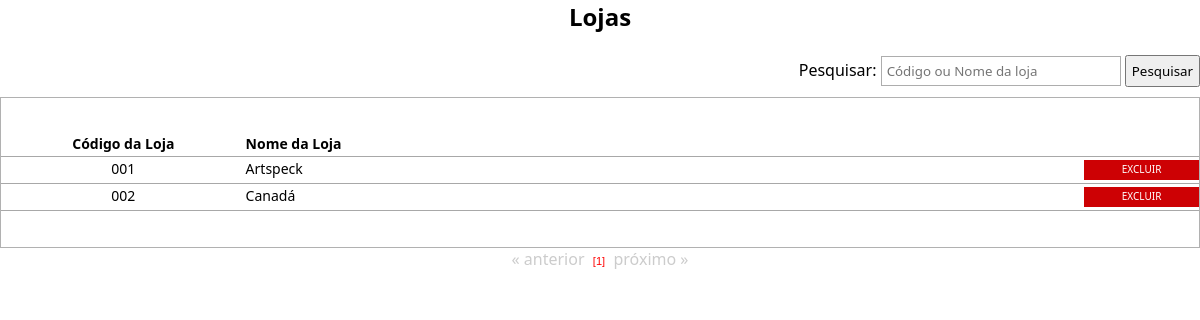
Before: /visualiza_loja.php with the older database file.
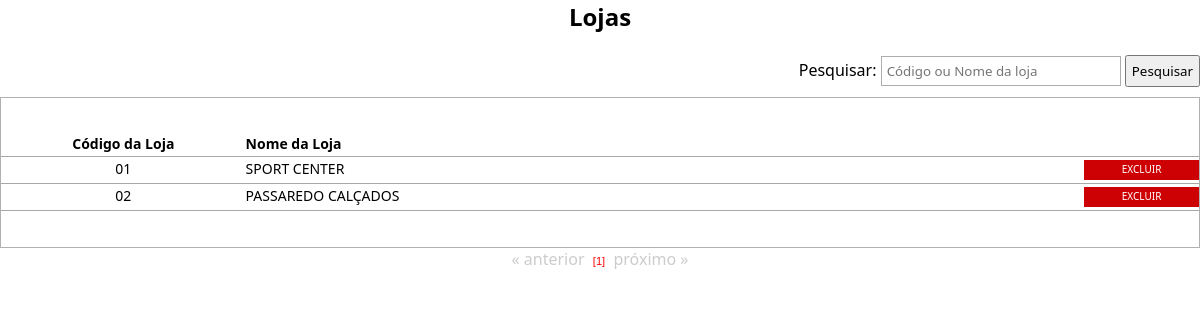
After: the same page with the newer database file.
### tables this page shows
CREATE TABLE `lojas` (
  `id_lojas` int(10) unsigned NOT NULL AUTO_INCREMENT,
  `cod_loja` varchar(5) DEFAULT NULL,
  `nome_loja` varchar(100) DEFAULT NULL,
  `fone_loja` varchar(15) NOT NULL,
  `nome_gerente` varchar(100) DEFAULT NULL,
  `end_loja` varchar(200) DEFAULT NULL,
  PRIMARY KEY (`id_lojas`)
);

### processos/database.php (called while the page is built, shortened)
<?php
function DBRead ($table, $params = null, $fields = '*') {
	$params = ($params) ? " {$params}" : null;
		$query = "SELECT {$fields} FROM {$table}{$params}";
		$result = DBExecute($query);
		if (!mysqli_num_rows($result))
			return false;
		else {
			while ($res = mysqli_fetch_assoc($result)) {
				$data[] = $res;
			}
			return $data;
		}
}
function DBExecute($query){
	$link = DBConnect();
	$result = @mysqli_query($link, $query) or die (mysqli_error($link));
	return $result;
}
?>

### visualiza_loja.php (the view, shortened to what this page needs)
<!doctype html>
<html>
<head>
<link href="css/style.css" rel="stylesheet" type="text/css">
<link href="css/style.css" rel="stylesheet" type="text/css">
<link rel="stylesheet" href="css/menu.css">
</head>
<body>
<center><h2> Lojas</h2></center>
<br />
<table width="100%" border="0" cellpadding="0" cellspacing="0" style="margin-bottom: 10px;">
	<tr>
		<td align="right">
        <?php
		require 'processos/database.php';
		?>
          <form  action="<?php echo htmlspecialchars($_SERVER["PHP_SELF"]);?>" method="post">
			Pesquisar: <input type="text" name="pesquisar" placeholder="Código ou Nome da loja" class="cod" style="margin-right:0;">
			<input type="submit" value="Pesquisar" style="height: 32px; padding: 0 5px 0 5px;">
		  </form>
		</td>
	</tr>
</table>
 <?php
 	if (empty($_POST['pesquisar'])) {
 ?>
<table width="100%" border="0" cellpadding="0" cellspacing="0" class="table">
	<tr class="linha">
		<td class="linha" width="20%" align="center"><b>Código da Loja</b></td>
		<td width="70%" class="linha"><b>Nome da Loja</b></td>
    <td width="10%" align="center" class="linha"></td>
	</tr>
<?php
  $numreg = 15;
  $inicial = $_GET['pg'] * $numreg;
	$lojas = DBRead ("lojas", "ORDER BY cod_loja ASC LIMIT $inicial, $numreg", "id_lojas, cod_loja, nome_loja");
  $sql = DBRead ("lojas");
  $quant = count($sql);
  foreach ($lojas as $lj) {
		?>
	<tr onmouseover="ChangeColor(this, true);" onmouseout="ChangeColor(this, false);">
		<td class="linha" align="center" valign="middle" onclick="DoNav('altera_loja.php?id=<?php echo $lj['id_lojas'];?>');">
			<?php echo $lj['cod_loja'];?>
		</td>
		<td class="linha espaco" valign="middle" onclick="DoNav('altera_loja.php?id=<?php echo $lj['id_lojas'];?>');">
			<?php echo $lj['nome_loja']; ?>
		</td>
    <td class="linha espaco" valign="middle">
			<span class="excluir"><a href="javascript:aviso('<?=$lj['id_lojas'];?>');">Excluir</a></span>
		</td>
	</tr>
<?php
	}
?>
</table>
<center>
<?php
  require "paginacao.php";
	}
?>
</center>
</body>
</html>

### paginacao.php (shortened to what this page needs)
<?php
$quant_pg = ceil($quant/$numreg);
$quant_pg++;
if ( @$_GET['pg'] > 0) {
echo "<a href=".$_SERVER['PHP_SELF']."?pg=".(@$_GET['pg']-1)." class=pg ><b>&laquo; Anterior</b></a>";
} else {
echo "<font color=#CCCCCC>&laquo; anterior </font>";
}
for($i_pg=1; $i_pg<$quant_pg;$i_pg++) {
if (@$_GET['pg'] == ($i_pg-1)) {
echo "&nbsp;<span class=pgoff>[$i_pg]</span>&nbsp;";
} else {
$i_pg2 = $i_pg-1;
echo "&nbsp;<a href=".$_SERVER['PHP_SELF']."?pg=$i_pg2 class=pg><b>$i_pg</b></a>&nbsp;";
}
}
if ((@$_GET['pg']+2) < $quant_pg) {
echo "<a href=".$_SERVER['PHP_SELF']."?pg=".(@$_GET['pg']+1)." class=pg ><b>próximo &raquo;</b></a>";
} else {
echo "<font color=#CCCCCC>  próximo &raquo;</font>";
}
?>

Changed rows visible on the page:
removed lojas: cod_loja "001", nome_loja "Artspeck"
removed lojas: cod_loja "002", nome_loja "Canadá"
added lojas: cod_loja "01", nome_loja "SPORT CENTER"
added lojas: cod_loja "02", nome_loja "PASSAREDO CALÇADOS"
